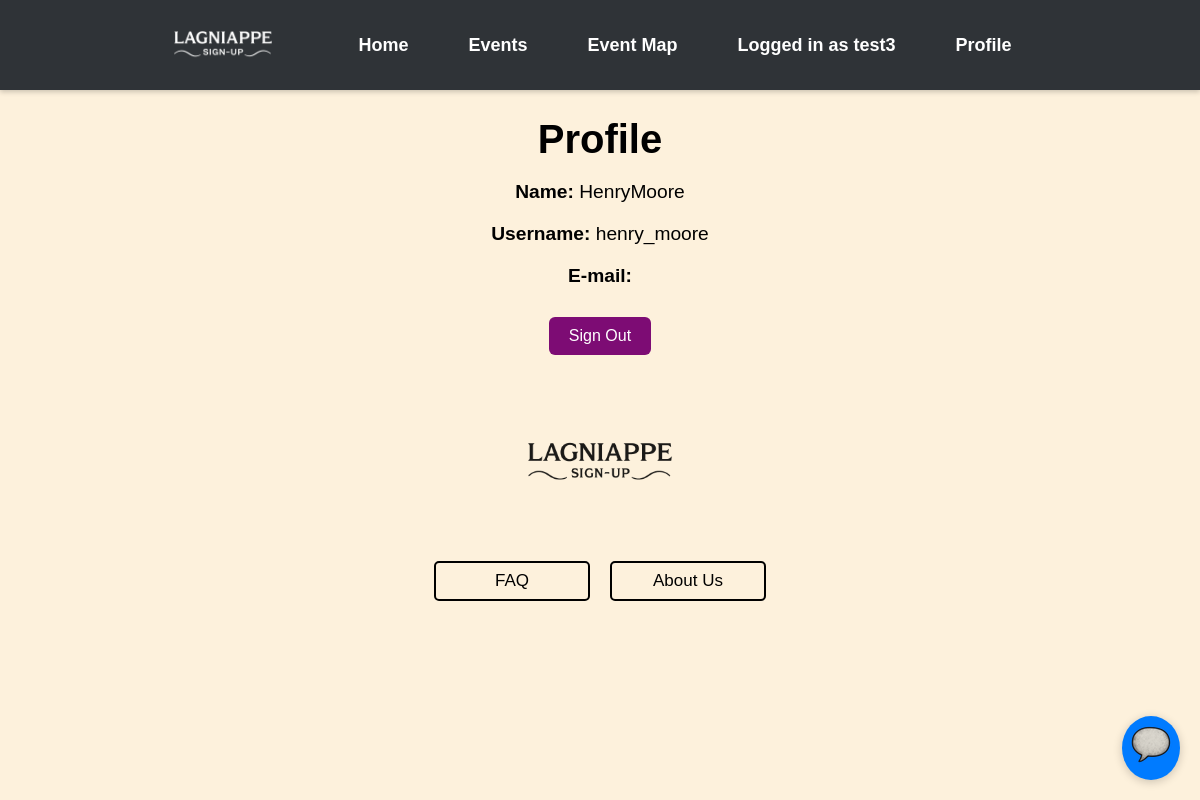
Screenshot of /profile/17 (signed in) with the database file from the repository.
### events/models.py (models this page shows)
class Users(AbstractUser): # AbstractUser comes with a whole bunch of attributes
    UserID = models.AutoField(("userID"), primary_key=True) # autofield automatically increments an int as a new row is created
    groups = models.ManyToManyField(
        'auth.Group',
        related_name='event_users',  # Custom related_name for reverse accessor
        blank=True
    )
    user_permissions = models.ManyToManyField(
        'auth.Permission',
        related_name='event_user_permissions',  # Custom related_name for reverse accessor
        blank=True
    )

### lagniappe_signup/views.py (the view)
# urls.py: path('profile/<int:pk>', views.detail_user, name="profile"),
@login_required(login_url="/signin/")
def detail_user(request, pk):
    try:
        user = Users.objects.get(UserID=pk)
    except Event.DoesNotExist:
        raise HttpResponse("User Does Not Exist", status=404)
    return render(request, "user_detail.html", context={"User": user})

### templates/user_detail.html (shortened to what this page needs)
{% extends "base.html" %}
{% block content %}
<!DOCTYPE html>
<html lang="en">
<head>
    <link rel="stylesheet" href='css/style.css'>
</head>
<body>
    <h1>Profile</h1>
    <p><strong>Name:</strong> {{ User.first_name }}{{ User.last_name }}</p>
    <p><strong>Username:</strong> {{ User.username }}</p>
    <p><strong>E-mail:</strong> {{ User.email }}</p>
    <button onclick="window.location.href='{% url 'signout' %}'" class="btn btn-info">Sign Out</button>
</body>
</html>
{% endblock %}

### templates/headBanner.html (shortened to what this page needs)
{% load static %}
<!DOCTYPE html>
<html lang="en">
<head>
    <link rel="stylesheet" href="{% static 'css/style.css' %}">
</head>
<body>
    <nav class="top-banner" style="height: 60px; width: 100%; background-color: #2f3337;">
        <div class="nav-container" style="
            display: flex;
            align-items: center;
            height: 100%;
            padding: 0 20px 0 0;  /* ✅ No left padding */
            box-sizing: border-box;
        ">
            <div class="nav-logo" style="
                margin-left: 0;
                margin-right: 60px;
                display: flex;
                align-items: center;
                padding-left: 10px;  /* ✅ Small padding to prevent touching the edge */
            ">
                <img src="{% static 'images/LSU_white.png' %}"
                     alt="Lagniappe Logo"
                     style="height: 120px; width: auto;">
            </div>
            <ul class="nav-links" style="
                display: flex;
                gap: 30px;
                list-style: none;
                padding: 0;
                margin: 0;
            ">
                <li><a href="{% url 'home' %}">Home</a></li>
                <li><a href="{% url 'event-list' %}">Events</a></li>
                <li><a href="{% url 'map' %}">Event Map</a></li>
                {% if user.is_authenticated %}
                    <li><a>Logged in as {{ user.username }}</a></li>
                    <li><a href="{% url 'profile' user.UserID %}">Profile</a></li>
                {% else %}
                    <li><a href="{% url 'signin' %}">Sign In</a></li>
                {% endif %}
            </ul>
        </div>
    </nav>
    <div id="chat-toggle">
        <img src="{% static 'images/scroll.png' %}">
    </div>
</body>
</html>

### static/css/style.css (style rules this page uses)
body { background-color: #fdf1dc; font-family: Arial, sans-serif; text-align: center; }
h1 { font-size: 2.5rem; font-weight: bold; margin-bottom: 10px; }
p { font-size: 1.2rem; margin-bottom: 20px; }
button { background-color: #7d0c74; color: white; padding: 10px 20px; border: none; border-radius: 5px; font-size: 1rem; cursor: pointer; margin-top: 10px; }
.top-banner { background-color: #343a40; padding: 15px 0; text-align: center; box-shadow: 0 2px 5px rgba(0, 0, 0, 0.2); }
.nav-container { display: flex; justify-content: center; align-items: center; }
.nav-links { list-style: none; padding: 0; margin: 0; display: flex; }
.nav-links li { margin: 0 15px; }
.nav-links li a { text-decoration: none; color: white; font-size: 18px; font-weight: bold; transition: color 0.3s ease; }
#chat-toggle { position: fixed; bottom: 20px; right: 20px; background: #007bff; color: white; border-radius: 50%; padding: 5px; font-size: 24px; cursor: pointer; box-shadow: 0 2px 10px rgba(0,0,0,0.2); z-index: 1000; }
.btn { padding: 10px 20px; border: none; border-radius: 6px; text-decoration: none; font-size: 16px; cursor: pointer; }

### templates/headBanner.html (style rules this page uses)
html, body { margin: 0; padding: 0; }

### rows the page displays
Users: username "test3"
Users: first_name "Henry", last_name "Moore", username "henry_moore"
